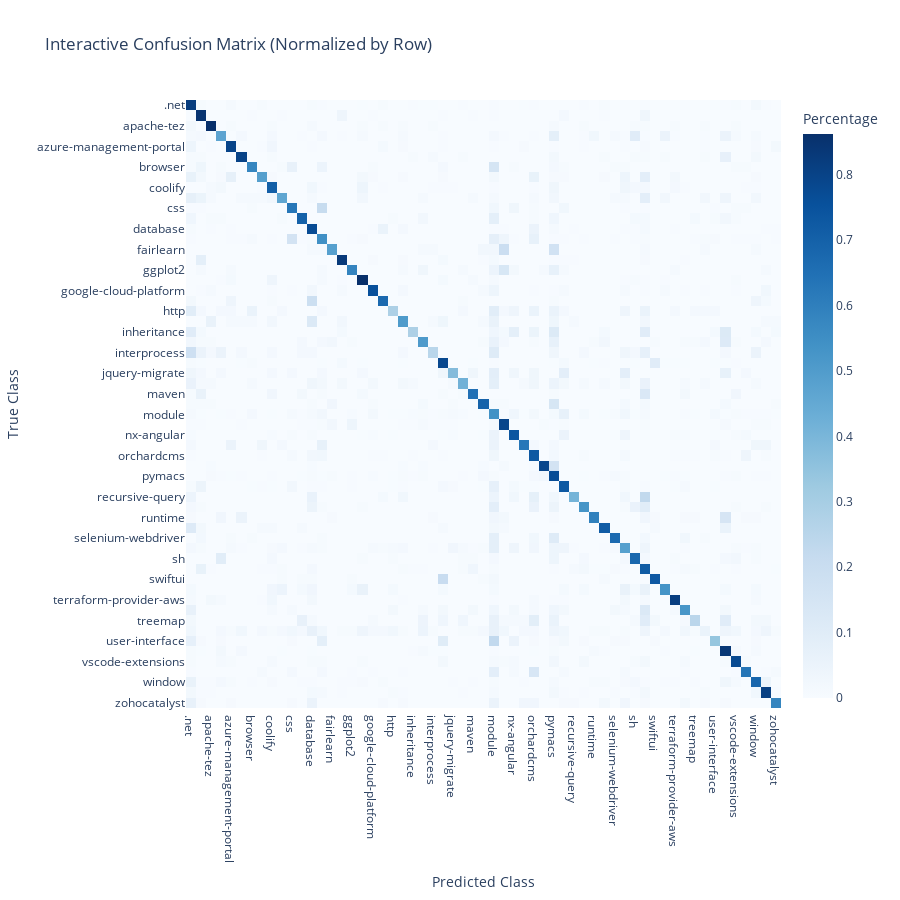

Notebook code for this chart:
### Code cell
fig = plot_interactive_confusion_matrix(cm,le.classes_)
fig.show()

### Figure 1 — Plotly figure (JSON) as saved in the notebook; plotly's stock layout.template omitted (floating-point values rounded to 4 significant figures; data arrays with more than 128 entries replaced by an {"elided": "..."} marker saying what was removed)
{"data": [{"colorbar": {"title": {"text": "Percentage"}}, "colorscale": [[0, "rgb(247,251,255)"], [0.125, "rgb(222,235,247)"], [0.25, "rgb(198,219,239)"], [0.375, "rgb(158,202,225)"], [0.5, "rgb(107,174,214)"], [0.625, "rgb(66,146,198)"], [0.75, "rgb(33,113,181)"], [0.875, "rgb(8,81,156)"], [1, "rgb(8,48,107)"]], "hoverinfo": "text", "hovertext": {"elided": "59x59 str values"}, "type": "heatmap", "x": [".net", "android", "apache-tez", "archlinux", "azure-management-portal", "bluepill", "browser", "browserid", "coolify", "cryptoapi", "css", "dafny", "database", "etherpad", "fairlearn", "flutter", "ggplot2", "git", "google-cloud-platform", "heidisql", "http", "hyperfilesql", "inheritance", "integer", "interprocess", "isight", "jquery-migrate", "json", "maven", "model", "module", "nan", "nx-angular", "office365", "orchardcms", "pandas", "pymacs", "react-native", "recursive-query", "regex", "runtime", "scenegraph", "selenium-webdriver", "server-administration", "sh", "spring-modulith", "swiftui", "tcpstream", "terraform-provider-aws", "testing", "treemap", "unc", "user-interface", "vcl", "vscode-extensions", "vue-typescript", "window", "xalan", "zohocatalyst"], "y": [".net", "android", "apache-tez", "archlinux", "azure-management-portal", "bluepill", "browser", "browserid", "coolify", "cryptoapi", "css", "dafny", "database", "etherpad", "fairlearn", "flutter", "ggplot2", "git", "google-cloud-platform", "heidisql", "http", "hyperfilesql", "inheritance", "integer", "interprocess", "isight", "jquery-migrate", "json", "maven", "model", "module", "nan", "nx-angular", "office365", "orchardcms", "pandas", "pymacs", "react-native", "recursive-query", "regex", "runtime", "scenegraph", "selenium-webdriver", "server-administration", "sh", "spring-modulith", "swiftui", "tcpstream", "terraform-provider-aws", "testing", "treemap", "unc", "user-interface", "vcl", "vscode-extensions", "vue-typescript", "window", "xalan", "zohocatalyst"], "z": {"elided": "59x59 float values"}}], "layout": {"height": 900, "title": {"text": "Interactive Confusion Matrix (Normalized by Row)"}, "width": 900, "xaxis": {"side": "bottom", "title": {"text": "Predicted Class"}}, "yaxis": {"autorange": "reversed", "title": {"text": "True Class"}}}}
